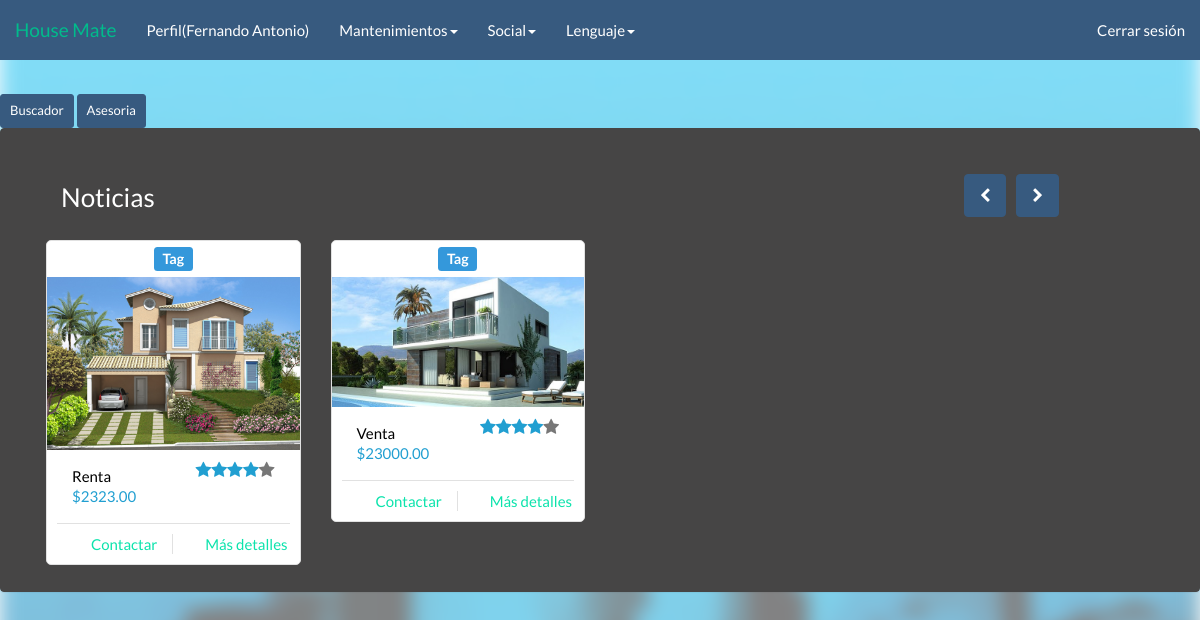
Page /HouseMate2_2/adminhomepage.php (signed in) on the committed database.
### tables this page shows
CREATE TABLE IF NOT EXISTS `inmueble` (
  `IdInmueble` varchar(5) NOT NULL,
  `Dueno` varchar(5) DEFAULT NULL,
  `Direccion` varchar(140) NOT NULL,
  `Descripcion` varchar(140) NOT NULL,
  `VentaRenta` int(1) NOT NULL,
  `Tipopropiedad` int(1) NOT NULL,
  `Precio` varchar(20) NOT NULL,
  `Imagen` varchar(100) NOT NULL,
  `DescDire` text
);

### HouseMate2_2/Call/Lenguaje/Idiomas/langes.php (called while the page is built, shortened)
<?php
$lang = array();
$lang['Need'] = "No tengo cuenta";
$lang['Page_title'] = 'House Mate';
$lang['Cuenta'] = 'Registrarse';
$lang['Acerca'] = 'Acerca de';
$lang['Mision'] = 'Misi&oacute;n';
$lang['Mision1'] = 'Ofrecer a nuestros visitantes y usuarios afiliados un medio de interacción entre vendedores y compradores facilitando la venta y/o renta de inmuebles brindando calidad en los inmuebles, veracidad de información  y seguridad en las transacciones.';
$lang['Vision'] = 'Visi&oacute;n';
$lang['Vision1'] = 'Trascender en el mercado salvadoreño cambiando la forma en que realizamos las transacciones en línea, mediante una plataforma dedicada exclusivamente en la venta y/o renta de inmuebles de cualquier tipo  y a su promoción entre los usuarios de la plataforma y con los visitantes de esta.';
$lang['QueEs'] = '¿Qué es House Mate?';
$lang['QueEs1'] = 'House Mate es una plataforma web que permite la difusión y promoción de inmuebles para su venta y renta entre los usuarios que interactúan dentro de la aplicación web. Para ello los visitantes tienen la opción de registrarse gratuitamente a la plataforma para gozar de nuestros servicios.';
$lang['edit'] = "Editar";
$lang['Institucion'] = 'Mas sobre la institucion';
$lang['Contactenos'] = 'Cont&aacute;ctenos';
$lang['Novedades'] = 'Novedades';
$lang['Iniciar-Sesion'] = 'Iniciar Sesi&oacute;n';
$lang['Correo'] = 'Correo';
$lang['Contra'] = 'Contrase&ntilde;a';
$lang['Crear-Cuenta'] = 'Crear Cuenta';
$lang['Nombre'] = 'Nombre';
$lang['Apellido'] = 'Apellido';
$lang['Fecha-Nac'] = 'Fecha de Nacimiento';
$lang['Confirmar'] = 'Confirmar contraseña';
$lang['Inicio'] = 'Inicio';
$lang['Perfil'] = 'Perfil';
$lang['Mantenimiento'] = 'Mantenimientos';
$lang['Clientes'] = 'Clientes';
$lang['Inmuebles'] = 'Inmuebles';
$lang['Empresa'] = "Empresa";
$lang['EmpresaN'] = "Nueva empresa";
$lang['EmpresaS'] = "Solicitudes de la empresa";
$lang['Social'] = "Social";
$lang['Idioma'] = 'Lenguaje';
$lang['Cerrar-Sesion'] = 'Cerrar Sesi&oacute;n';
$lang['contra'] = "Contraseña";
$lang['Mostrar'] = "Mostrar";
$lang['Crear-Usuario'] = 'Crear usuario';
$lang['Ver-Usuario'] = 'Ver usuarios';
$lang['Modificar-Usuario'] = 'Modificar usuario';
$lang['Eliminar-Usuario'] = 'Eliminar usuario';
$lang['Codigo'] = 'Código';
$lang['Modificar'] = 'Modificar';
$lang['Eliminar'] = 'Eliminar';
$lang['Contra-reset'] = "Reiniciar contraseña";
$lang['Crear-Inmuebles'] = 'Crear Inmuebles';
$lang['Ver-Inmuebles'] = 'Mostrar Inmuebles';
$lang['Modificar-Inmuebles'] = 'Modificar Inmuebles';
$lang['Eliminar-Inmuebles'] = 'Eliminar Inmuebles';
$lang['Eliminares'] = "Eliminar";
$lang['oldp'] = "Contraseña actual";
$lang['newp'] = "Nueva contraseña";
$lang['Offer'] = "Offertar";
$lang['Existe'] = "Usuario erróneo o contraseña incorrecta";
$lang['Usuario'] = "Usuario";
$lang['Usuarios'] = "Usuarios";
$lang['Usuarioname'] = "Nombre de usuario";
$lang['Tipous'] = 'Tipo de usuario';
$lang['Admin'] = "Administrador";
$lang['Cliente'] = 'Cliente';
$lang['Perito'] = 'Perito';
?>

### HouseMate2_2/Call/housein.php (the view, shortened to what this page needs)
<?php
$quero = "SELECT * FROM inmueble ORDER BY IdInmueble DESC LIMIT 8";
$cs = mysql_query($quero);
$count = 0;
while($row=mysql_fetch_array($cs))
{
	switch($count)
	{
		case 0:
			echo "<div class='item active'><div class='row'>";
		break;
	}
	$var = "";
switch($row['VentaRenta'])
{
	case 1:
	$var = $lang['Renta'];
	break;
	case 2:
	$var = $lang['Venta'];
	break;
}
echo "<div class='col-sm-3'>
		<div class='col-item'>
			<h4 class='text-center'><span class='label label-info'>Tag</span></h4>
				<div class='photo'>
					<img src='".$row['Imagen']."' class='limitante img-responsive' alt='a' />
				</div>
				<div class='info'>
					<div class='row'>
						<div class='price col-md-6'>
							<h5>
								$var</h5>
							<h5 class='price-text-color'>
								$".$row['Precio'].".00</h5>
						</div>
						<div class='rating hidden-sm col-md-6'>
							<i class='price-text-color fa fa-star'></i><i class='price-text-color fa fa-star'>
							</i><i class='price-text-color fa fa-star'></i><i class='price-text-color fa fa-star'>
							</i><i class='fa fa-star'></i>
						</div>
					</div>
					<div class='separator clear-left'>
						<p class='btn-add'>
							<i class='fa fa-shopping-cart'></i><a href='dueno.php?IdUsuario=".$row['Dueno']."' class='hidden-sm'>".$lang['Ca1']."</a></p>
						<p class='btn-details'>
							<i class='fa fa-list'></i><a href='inmueble.php?IdInmueble=".$row['IdInmueble']."&tip=".$_SESSION['tip']."' class='hidden-sm'>".$lang['Ca2']."</a></p>
					</div>
					<div class='clearfix'>
					</div>
				</div>
			</div>
		</div>";
		$count++;
}
?>

### HouseMate2_2/adminhomepage.php (shortened to what this page needs)
<?php
require ("Call/Lenguaje/lenguaje.php");
?>
<head>
   <link href='css/bootstrap.min.css' rel='stylesheet'/>
	<link href='css/appeal.css' rel='stylesheet'/>
    <link href='css/bootstrap.min.css' rel='stylesheet'/>
	<link href='css/intro.css' rel='stylesheet'/>
    <link href='css/estilo.css' rel='stylesheet'/>
	<link href="css/bootstrap-table.css" rel="stylesheet">
</head>
<body id="intro">
<?php
    include("Header/barranav2.php");
?>
<a class="btn btn-sm btn-primary" href="quick.php"><?php echo $lang['quick'] ?></a>
<a class="btn btn-sm btn-primary" href="quick.php">Asesoria</a>
<div class="panel panel-default">
    <div class="panel-heading">
        <div class="panel-body">
                <div class="row">
				<div class="col-md-8">
				 <ol class="breadcrumb bread-primary breadnomargin">
				<li><a><h3><?php echo $lang['noticias'] ?><h3></a></li>
				</ol>
                   </div>
                    <div class="col-md-3">
                        <div class="controls pull-right hidden-xs">
                            <a class="left fa fa-chevron-left btn btn-primary" href="#carousel-example"
                                data-slide="prev"></a><a class="right fa fa-chevron-right btn btn-primary" href="#carousel-example"
                                    data-slide="next"></a>
                        </div>
                    </div>
                </div>
                <div id="carousel-example" class="carousel slide hidden-xs" data-ride="carousel">
                    <div class="carousel-inner">
                    <?php
                    include ('Call/housein.php');
                    ?>
                    </div>
                </div>
        </div>
    </div>
</div>
</div>
</body>

### HouseMate2_2/Header/barranav2.php (shortened to what this page needs)
<link href='css/intro.css' rel='stylesheet'/>
<form method="post" class="comewithme" >
<nav class="navbar navbar-default navbar-fixed-top">
  <div class="container-fluid">
    <div class="navbar-header">
      <a class="navbar-brand" href="adminHomepage.php">House Mate</a>
    </div>
    <?php
require ("Call/Lenguaje/lenguaje.php");
          ?>
    <div class="collapse navbar-collapse" id="bs-example-navbar-collapse-1">
      <ul class="nav navbar-nav">
        <li><a href="perfil_admin.php"><?php echo($lang['Perfil']);?>(<?php include ('namae.php') ?>) </a></li>
        <li class="dropdown">
          <a href="#" class="dropdown-toggle" data-toggle="dropdown" role="button" aria-expanded="false"><?php echo($lang['Mantenimiento']);?><span class="caret"></span></a>
        </li>
        <li class="dropdown">
        <a href="#" class="dropdown-toggle" data-toggle="dropdown" role="button" aria-expanded="false"><?php echo($lang['Social']);?><span class="caret"></span></a>
        </li>
        <li class="dropdown">
          <a href="#" class="dropdown-toggle" data-toggle="dropdown" role="button" aria-expanded="false"><?php echo($lang['Idioma']);?><span class="caret"></span></a>
        </li>
      </ul>
      <ul class="nav navbar-nav navbar-right">
        <li><a href="#openModal2"><?php echo($lang['Cerrar-Sesion']);?></a></li>
      </ul>
    </div>
  </div>
</nav>
 </form>
 <br>
 <br>
 <br>

### HouseMate2_2/namae.php
<?php
echo $_SESSION['user'];
?>

### HouseMate2_2/css/appeal.css (style rules this page uses)
.col-item { border: 1px solid #E1E1E1; border-radius: 5px; background: #FFF; }
.col-item .photo img { margin: 0 auto; width: 100%; }
.col-item .info { padding: 10px; border-radius: 0 0 5px 5px; margin-top: 1px; }
.col-item .price { float: left; margin-top: 5px; }
.col-item .price h5 { line-height: 20px; margin: 0; }
.col-item .price h5:first-child { color:black; }
.price-text-color { color: #219FD1; }
.col-item .info .rating { color: #777; }
.col-item .rating { float: left; font-size: 17px; text-align: right; line-height: 52px; margin-bottom: 10px; height: 52px; }
.col-item .separator { border-top: 1px solid #E1E1E1; }
.clear-left { clear: left; }
.col-item .separator p { line-height: 20px; margin-bottom: 0; margin-top: 10px; text-align: center; }
.col-item .separator p i { margin-right: 5px; }
.col-item .btn-add { width: 50%; float: left; }
.col-item .btn-add { border-right: 1px solid #E1E1E1; }
.col-item .btn-details { width: 50%; float: left; padding-left: 10px; }
.controls { margin-top: 20px; }
[data-slide="prev"] { margin-right: 10px; }

### HouseMate2_2/css/intro.css (style rules this page uses)
#intro { font-family: "Lato","Helvetica Neue",Helvetica,Arial,sans-serif; font-size: 15px; line-height: 1.42857143; height: 100%; }
#intro:before { position:fixed; z-index: -1; background: url(http://www.permanenttrust.co.za/wp-content/uploads/2014/08/property-news-img3.jpg) no-repeat; background-size: cover; }

### HouseMate2_2/css/estilo.css (style rules this page uses)
body { padding-top:30px; }
form { width: 70%; height: auto; }

### rows in the picture
inmueble: Imagen (picture), var "Renta", Precio "2323"
inmueble: Imagen (picture), var "Venta", Precio "23000"

### other values in the picture
$lang['Perfil'] "Perfil"
$_SESSION['user'] "Fernando Antonio"
$lang['Mantenimiento'] "Mantenimientos"
$lang['Social'] "Social"
$lang['Idioma'] "Lenguaje"
$lang['Cerrar-Sesion'] "Cerrar sesión"
$lang['quick'] "Buscador"
$lang['noticias'] "Noticias"
